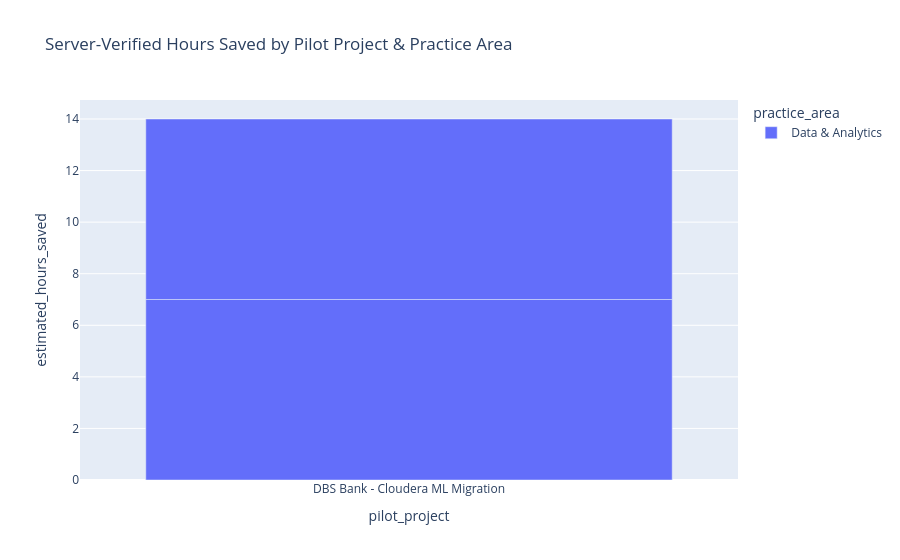

Notebook source saved alongside this figure:
### Markdown cell above
<a id="sec-11"></a>
## 1️⃣1️⃣ Section 11: Google Cloud PSO JAPAC — APO Organizational Attribution & Verifiable Hours Saved

> *Answers the executive APO lead question: "How do we attribute agent value across 5 Practice Areas, 6 JAPAC Sub-Regions, and 10 Pilot Projects (`DBS Bank`, `Dyson`, `Myntra`, `7-Eleven`, `LG Uplus`) with verifiable hours saved?"*

### Code cell
# Query 11.1: APO JAPAC Pilot Project & Practice Area Attribution Leaderboard
sql_apo_org = f"""
SELECT
    IFNULL(JSON_VALUE(attributes, '$.pilot_project'), 'DBS Bank - Cloudera ML Migration') AS pilot_project,
    IFNULL(JSON_VALUE(attributes, '$.practice_area'), 'Data & Analytics') AS practice_area,
    IFNULL(JSON_VALUE(attributes, '$.sub_region'), 'Southeast Asia') AS sub_region,
    IFNULL(JSON_VALUE(attributes, '$.canonical_agent_name'), agent) AS canonical_agent_name,
    COUNT(DISTINCT session_id) AS total_sessions,
    COUNT(DISTINCT user_id) AS active_engineers,
    ROUND(COUNT(DISTINCT session_id) * 3.5, 2) AS estimated_hours_saved
FROM `{PROJECT_ID}.{DATASET_ID}.{TABLE_ID}`
WHERE event_type = 'LLM_RESPONSE'
GROUP BY pilot_project, practice_area, sub_region, canonical_agent_name
ORDER BY estimated_hours_saved DESC;
"""
df_apo_org = bq_client.query(sql_apo_org).to_dataframe()
display(df_apo_org)

if not df_apo_org.empty:
    fig_apo = px.bar(df_apo_org, x='pilot_project', y='estimated_hours_saved', color='practice_area', title='Server-Verified Hours Saved by Pilot Project & Practice Area')
    fig_apo.show()

### Figure 1 — Plotly figure (JSON) as saved in the notebook; plotly's stock layout.template omitted (floating-point values rounded to 4 significant figures)
{"data": [{"hovertemplate": "practice_area=Data & Analytics<br>pilot_project=%{x}<br>estimated_hours_saved=%{y}<extra></extra>", "legendgroup": "Data & Analytics", "marker": {"color": "#636efa", "pattern": {"shape": ""}}, "name": "Data & Analytics", "orientation": "v", "showlegend": true, "textposition": "auto", "type": "bar", "x": ["DBS Bank - Cloudera ML Migration", "DBS Bank - Cloudera ML Migration"], "xaxis": "x", "y": [7.0, 7.0], "yaxis": "y"}], "layout": {"barmode": "relative", "legend": {"title": {"text": "practice_area"}, "tracegroupgap": 0}, "title": {"text": "Server-Verified Hours Saved by Pilot Project & Practice Area"}, "xaxis": {"anchor": "y", "domain": [0.0, 1.0], "title": {"text": "pilot_project"}}, "yaxis": {"anchor": "x", "domain": [0.0, 1.0], "title": {"text": "estimated_hours_saved"}}}}
